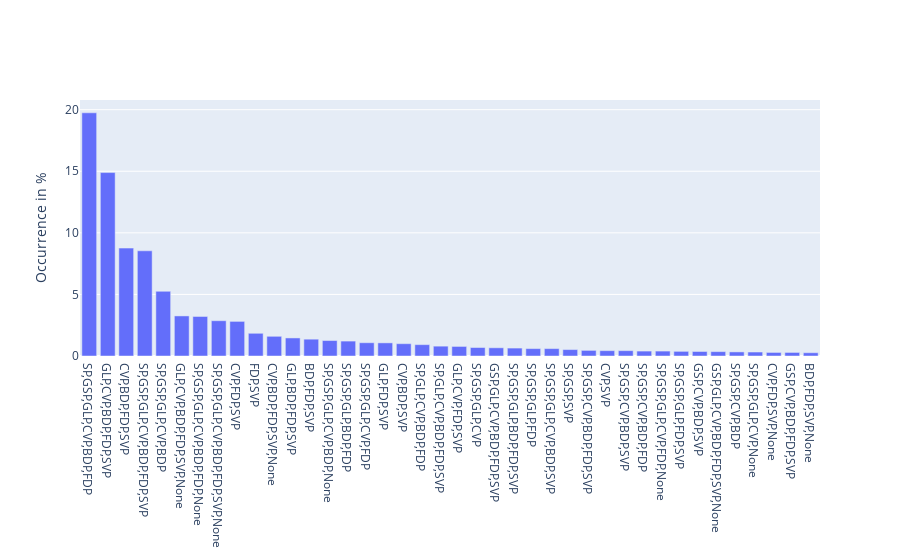

The notebook cell saved with this chart:
### Code cell
coelitions(data_49, normalize=True, cut=1, ele=40, simpleName=False)

### Figure 1 — Plotly figure (JSON) as saved in the notebook; plotly's stock layout.template omitted (floating-point values rounded to 4 significant figures)
{"data": [{"type": "bar", "x": ["SP,GSP,GLP,CVP,BDP,FDP", "GLP,CVP,BDP,FDP,SVP", "CVP,BDP,FDP,SVP", "SP,GSP,GLP,CVP,BDP,FDP,SVP", "SP,GSP,GLP,CVP,BDP", "GLP,CVP,BDP,FDP,SVP,None", "SP,GSP,GLP,CVP,BDP,FDP,None", "SP,GSP,GLP,CVP,BDP,FDP,SVP,None", "CVP,FDP,SVP", "FDP,SVP", "CVP,BDP,FDP,SVP,None", "GLP,BDP,FDP,SVP", "BDP,FDP,SVP", "SP,GSP,GLP,CVP,BDP,None", "SP,GSP,GLP,BDP,FDP", "SP,GSP,GLP,CVP,FDP", "GLP,FDP,SVP", "CVP,BDP,SVP", "SP,GLP,CVP,BDP,FDP", "SP,GLP,CVP,BDP,FDP,SVP", "GLP,CVP,FDP,SVP", "SP,GSP,GLP,CVP", "GSP,GLP,CVP,BDP,FDP,SVP", "SP,GSP,GLP,BDP,FDP,SVP", "SP,GSP,GLP,FDP", "SP,GSP,GLP,CVP,BDP,SVP", "SP,GSP,SVP", "SP,GSP,CVP,BDP,FDP,SVP", "CVP,SVP", "SP,GSP,CVP,BDP,SVP", "SP,GSP,CVP,BDP,FDP", "SP,GSP,GLP,CVP,FDP,None", "SP,GSP,GLP,FDP,SVP", "GSP,CVP,BDP,SVP", "GSP,GLP,CVP,BDP,FDP,SVP,None", "SP,GSP,CVP,BDP", "SP,GSP,GLP,CVP,None", "CVP,FDP,SVP,None", "GSP,CVP,BDP,FDP,SVP", "BDP,FDP,SVP,None"], "y": [19.75, 14.89, 8.763, 8.541, 5.253, 3.254, 3.21, 2.865, 2.81, 1.844, 1.599, 1.466, 1.366, 1.255, 1.211, 1.077, 1.066, 0.9996, 0.9218, 0.7996, 0.7774, 0.6886, 0.6664, 0.6442, 0.5997, 0.5997, 0.522, 0.4554, 0.4331, 0.4331, 0.3998, 0.3998, 0.3776, 0.3665, 0.3554, 0.3332, 0.3221, 0.2888, 0.2888, 0.2665]}], "layout": {"yaxis": {"title": {"text": "Occurrence in %"}}}}
